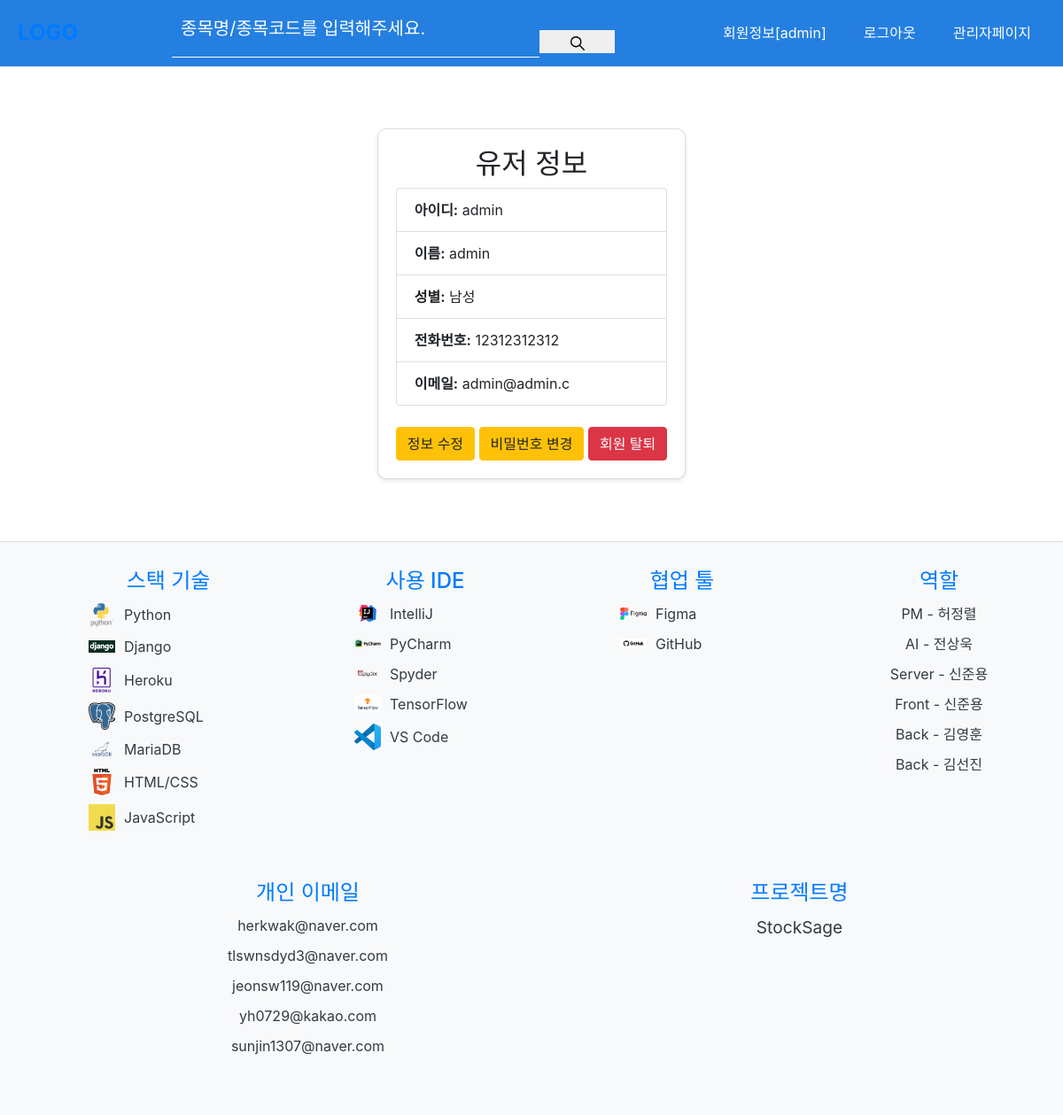
Page /member/info/ (signed in) on the committed database.
### member/models.py (models this page shows)
class Member(models.Model) :
    id = models.CharField(max_length=20, primary_key=True)
    pass1 = models.CharField(max_length=20)
    name = models.CharField(max_length=20)
    gender = models.IntegerField(default=0)
    tel = models.CharField(max_length=20)
    email = models.CharField(max_length=100)
    is_active = models.BooleanField(default=True)

### decorator/decorator.py (the view)
    def check(request):  #def function(request, id)
        print("deco")
        try:
            login = request.session["id"]
        except:
            context = {"msg": "로그인 하세요", "url": "/member/login/"}
            return render(request, "alert.html", context)
        return func(request)

### decorator/decorator.py (called while the page is built)
def loginchk(func):
    def check(request):  #def function(request, id)
        print("deco")
        try:
            login = request.session["id"]
        except:
            context = {"msg": "로그인 하세요", "url": "/member/login/"}
            return render(request, "alert.html", context)
        return func(request)
    return check

### member/views.py (called while the page is built)
@loginchk
def info(request):
    id1 = request.session["id"]
    member = Member.objects.get(id=id1)
    return render(request, "member/info.html", {"member": member})

### templates/member/info.html (shortened to what this page needs)
{% extends 'base.html' %}
{% block content %}
    <link href="https://stackpath.bootstrapcdn.com/bootstrap/4.5.2/css/bootstrap.min.css" rel="stylesheet">
    <div class="info-container">
        <h2 class="text-center">유저 정보</h2>
        <ul class="list-group">
            <li class="list-group-item"><strong>아이디:</strong> {{ member.id }}</li>
            <li class="list-group-item"><strong>이름:</strong> {{ member.name }}</li>
            <li class="list-group-item"><strong>성별:</strong>
                {% if member.gender == 0 %}
                    남성
                {% elif member.gender == 1 %}
                    여성
                {% endif %}
            </li>
            <li class="list-group-item"><strong>전화번호:</strong> {{ member.tel }}</li>
            <li class="list-group-item"><strong>이메일:</strong> {{ member.email }}</li>
        </ul>
        <div class="text-center mt-4">
            <a href="/member/update" class="btn btn-warning">정보 수정</a>
            <a href="/member/chgpass" class="btn btn-warning">비밀번호 변경</a>
            <a href="/member/delete" class="btn btn-danger">회원 탈퇴</a>
        </div>
    </div>
{% endblock %}

### static/css/styles.css (style rules this page uses)
body { margin: 0; font-family: 'Arial', sans-serif; background-color: #f9f9f9; }

### static/css/footer.css (style rules this page uses)
body { font-family: Arial, sans-serif; margin: 0; padding: 0; }

### templates/member/info.html (style rules this page uses)
.info-container { max-width: 600px; margin: 50px auto; padding: 20px; border: 1px solid #ddd; border-radius: 10px; box-shadow: 0 2px 4px rgba(0, 0, 0, 0.1); background-color: #fff; }

### rows in the picture
Member: id "admin", name "admin", tel "12312312312", email "admin@admin.c"

### other values in the picture
{{ request.session.id }} "admin"
